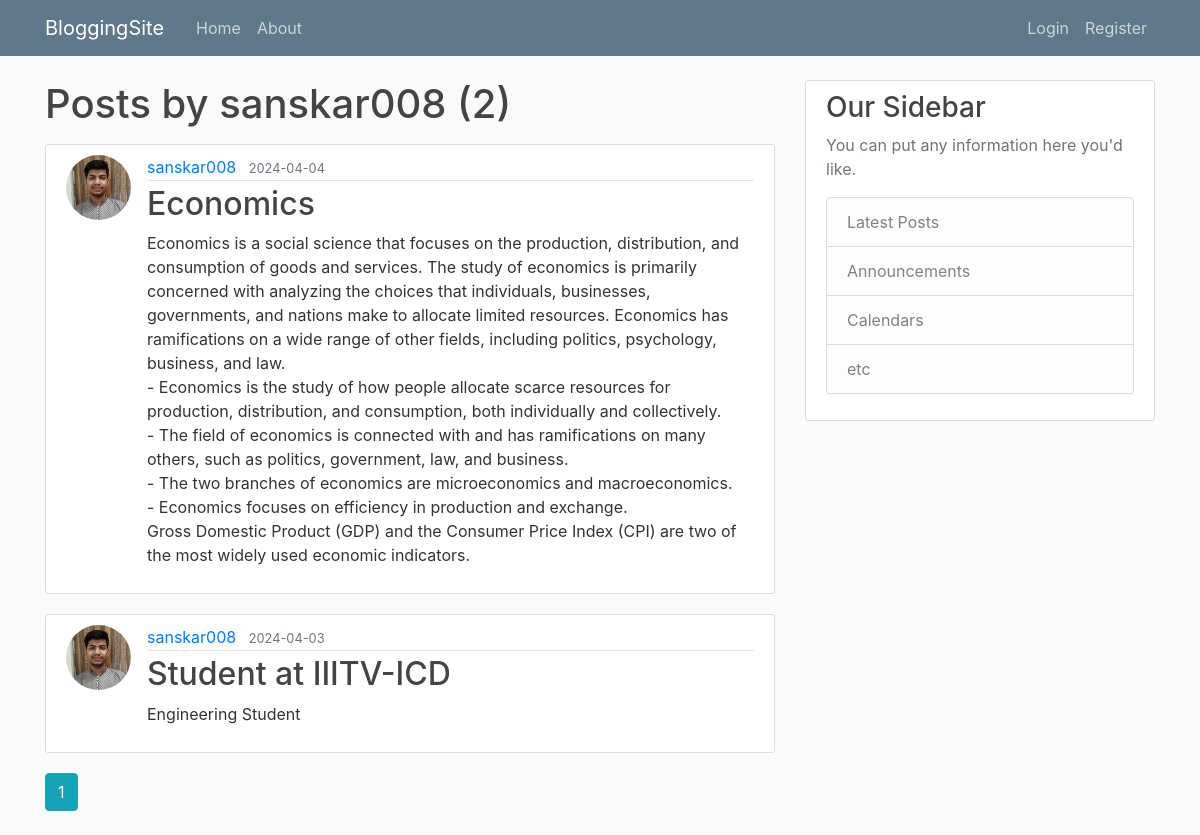
Screenshot of /user/sanskar008 with the database file from the repository.
### flaskblog/models.py (models this page shows, shortened)
class User(db.Model, UserMixin):
    id = db.Column(db.Integer, primary_key=True)
    username = db.Column(db.String(20), unique=True, nullable=False)
    email = db.Column(db.String(120), unique=True, nullable=False)
    image_file = db.Column(db.String(20), nullable=False, default='default.jpg')
    password = db.Column(db.String(60), nullable=False)
    posts = db.relationship('Post', backref='author', lazy=True)
    '''def get_reset_token(self, expires_sec=1800):
        s = Serializer(app.config['SECRET_KEY'], expires_sec)
        return s.dumps({'user_id': self.id}).decode('utf-8')'''
    '''@staticmethod
    def verify_reset_token(token):
        s = Serializer(app.config['SECRET_KEY'])
        try:
            user_id = s.loads(token)['user_id']
        except:
            return None
        return User.query.get(user_id)'''

class Post(db.Model):
    id = db.Column(db.Integer, primary_key=True)
    title = db.Column(db.String(100), nullable=False)
    date_posted = db.Column(db.DateTime, nullable=False, default=datetime.utcnow)
    content = db.Column(db.Text, nullable=False)
    user_id = db.Column(db.Integer, db.ForeignKey('user.id'), nullable=False)

### flaskblog/routes.py (the view)
@app.route("/user/<string:username>")
def user_posts(username):
    page = request.args.get('page', 1, type=int)
    user = User.query.filter_by(username=username).first_or_404()
    posts = Post.query.filter_by(author=user)\
        .order_by(Post.date_posted.desc())\
        .paginate(page=page, per_page=5)
    return render_template('user_posts.html', posts=posts, user=user)

### flaskblog/templates/user_posts.html
{% extends "layout.html" %}
{% block content %}
    <h1 class="mb-3">Posts by {{ user.username }} ({{ posts.total }})</h1>
    {% for post in posts.items %}
        <article class="media content-section">
            <img class="rounded-circle article-img" src="{{ url_for('static', filename='profile_pics/' + post.author.image_file) }}">
          <div class="media-body">
            <div class="article-metadata">
              <a class="mr-2" href="{{ url_for('user_posts', username=post.author.username) }}">{{ post.author.username }}</a>
              <small class="text-muted">{{ post.date_posted.strftime('%Y-%m-%d') }}</small>
            </div>
            <h2><a class="article-title" href="{{ url_for('post', post_id=post.id) }}">{{ post.title }}</a></h2>
            <p class="article-content">{{ post.content }}</p>
          </div>
        </article>
    {% endfor%}
    {% for page_num in posts.iter_pages(left_edge=1, right_edge=1, left_current=1, right_current=2) %}
        {% if page_num %}
            {% if posts.page == page_num %}
                <a class="btn btn-info mb-4" href="{{ url_for('user_posts', username=user.username, page=page_num) }}">{{ page_num }}</a>
            {% else %}
                <a class="btn btn-outline-info mb-4" href="{{ url_for('user_posts', username=user.username, page=page_num) }}">{{ page_num }}</a>
            {% endif %}
        {% else %}
            ...
        {% endif %}
    {% endfor%}
{% endblock content %}

### flaskblog/static/main.css (style rules this page uses)
body { background: #fafafa; color: #333333; margin-top: 5rem; }
h1, h2, h3, h4, h5, h6 { color: #444444; }
.content-section { background: #ffffff; padding: 10px 20px; border: 1px solid #dddddd; border-radius: 3px; margin-bottom: 20px; }
.article-title { color: #444444; }
.article-content { white-space: pre-line; }
.article-img { height: 65px; width: 65px; margin-right: 16px; }
.article-metadata { padding-bottom: 1px; margin-bottom: 4px; border-bottom: 1px solid #e3e3e3 }

### rows the page displays
User: username "sanskar008"
Post: image_file (picture), author.username "sanskar008", date_posted "2024-04-04", title "Economics", content "Economics is a social science that focuses on the production, distribution, and consumption of goods and services. The study of economics is primarily concerned with analyzing the choices that individuals, businesses, governments, and nations make to allocate limited resources. Economics has ramifications on a wide range of other fields, including politics, psychology, business, and law. - Economics is the study of how people allocate scarce resources for production, distribution, and consumption, both individually and collectively. - The field of economics is connected with and has ramifications on many others, such as politics, government, law, and business. - The two branches of…"
Post: image_file (picture), author.username "sanskar008", date_posted "2024-04-03", title "Student at IIITV-ICD", content "Engineering Student"

### other values shown
{{ posts.total }} "2"
{{ page_num }} "1"
